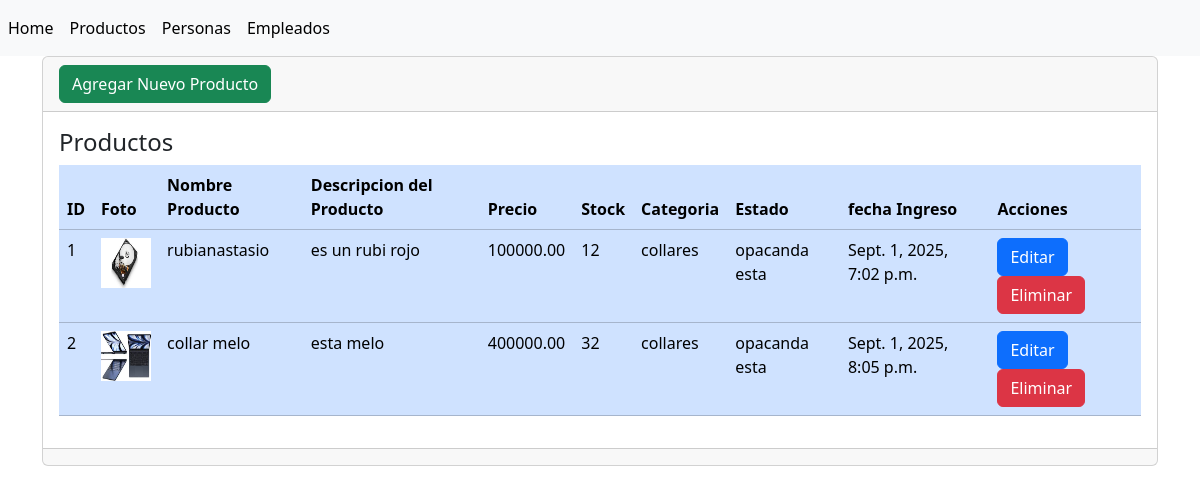
The app's page /productos/, older data.
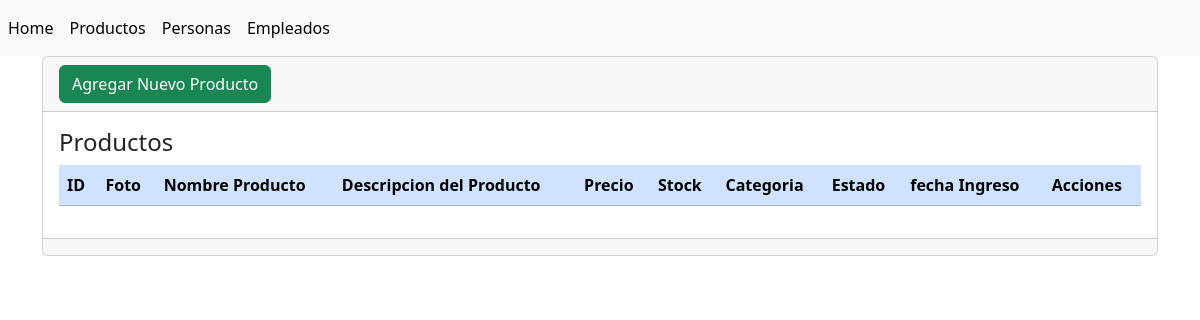
The same page, newer data.
### productos/models.py (models this page shows, shortened)
class Producto(models.Model):
    idCategoria = models.ForeignKey(Categoria, on_delete=models.CASCADE)
    nombreProducto = models.CharField(max_length=100)
    descripcionProducto = models.CharField(max_length=200)
    stockProducto = models.PositiveBigIntegerField()
    precioProducto = models.DecimalField(max_digits=10, decimal_places=2)
    fechaIngresoProducto = models.DateTimeField(auto_now_add=True)
    idEstadoProducto = models.ForeignKey(EstadoProducto, on_delete=models.CASCADE)
    fotoProducto = models.ImageField(upload_to='uploads/fotos_productos/', null=True, blank=True)

class Categoria(models.Model):
    nombreCategoria = models.CharField(max_length=100)
    def __str__(self):
        return self.nombreCategoria

class EstadoProducto(models.Model):
    estadoProducto = models.CharField(max_length=50)
    def __str__(self):
        return self.estadoProducto

### productos/views.py (the view)
# urls.py: path('', views.index, name='index'),
def index(request):
    Productos = Producto.objects.all()
    return render(request, 'index.html', {'productos': Productos})

### productos/templates/index.html (shortened to what this page needs)
{% extends 'base.html' %}
{% block content %}
<div class="card">
    <div class="card-header">
        <a
            name=""
            id=""
            class="btn btn-success"
            href="{% url 'create' %}"
            role="button"
            >Agregar Nuevo Producto</a
        >
    </div>
    <div class="card-body">
        <h4 class="card-title">Productos</h4>
        <div
            class="table-responsive"
        >
            <table
                class="table table-primary"
            >
                <thead>
                    <tr>
                        <th scope="col">ID</th>
                        <th scope="col">Foto</th>
                        <th scope="col">Nombre Producto</th>
                        <th scope="col">Descripcion del Producto</th>
                        <th scope="col">Precio</th>
                        <th scope="col">Stock</th>
                        <th scope="col">Categoria</th>
                        <th scope="col">Estado</th>
                        <th scope="col">fecha Ingreso</th>
                        <th scope="col">Acciones</th>
                    </tr>
                </thead>
                <tbody>
                    {% for producto in productos %}
                    <tr class="">
                        <td scope="row">{{ producto.id}}</td>
                        <td><img src="{{ producto.fotoProducto.url }}" width="50" height="50" alt="Foto del producto"></td>
                        <td>{{ producto.nombreProducto}}</td>
                        <td>{{ producto.descripcionProducto}}</td>
                        <td>{{ producto.precioProducto}}</td>
                        <td>{{ producto.stockProducto}}</td>
                        <td>{{ producto.idCategoria}}</td>
                        <td>{{ producto.idEstadoProducto}}</td>
                        <td>{{ producto.fechaIngresoProducto}}</td>
                        <td>
                            <a href="{% url 'edit' %}" class="btn btn-primary">Editar</a>
                            <a href="#" class="btn btn-danger">Eliminar</a>
                        </td>
                    </tr>
                    {% endfor %}
                </tbody>
            </table>
        </div>
    </div>
    <div class="card-footer text-muted"></div>
</div>
{% endblock %}

Row changes from the older to the newer data that the page shows:
removed Producto: id "1", fotoProducto (picture), nombreProducto "rubianastasio", descripcionProducto "es un rubi rojo", precioProducto "100000.00", stockProducto "12", idCategoria "collares", idEstadoProducto "opacanda esta", fechaIngresoProducto "Sept. 1, 2025, 7:02 p.m."
removed Producto: id "2", fotoProducto (picture), nombreProducto "collar melo", descripcionProducto "esta melo", precioProducto "400000.00", stockProducto "32", idCategoria "collares", idEstadoProducto "opacanda esta", fechaIngresoProducto "Sept. 1, 2025, 8:05 p.m."
